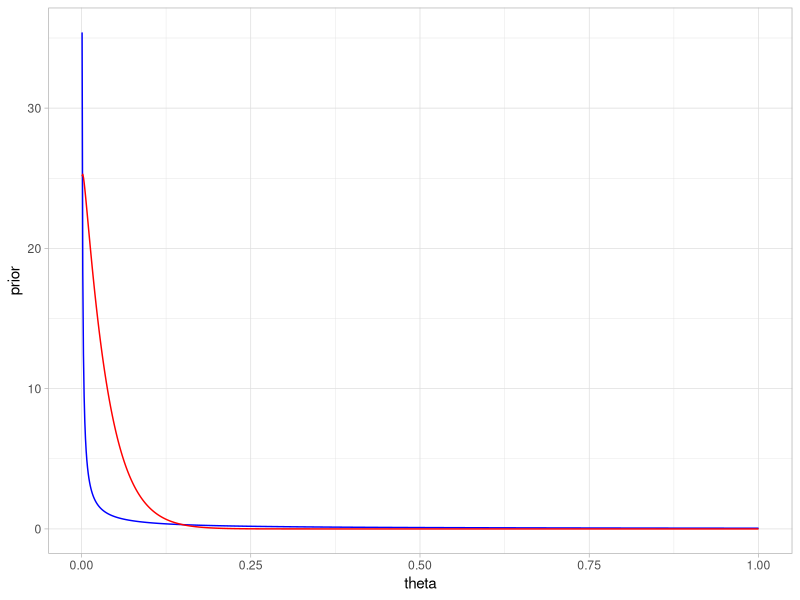

Write the R code that produced this figure. (Note: this script raises an error after producing the figure.)
## ---- chunk 1
library(tidyverse)
## ---- chunk 2
#prior parameters
a <- 0.05
b <- 1

#sufficient statistics
N = 30
Sx = 1

#updated parameters
na = a + Sx
nb = b + N - Sx

#Prior, Likelihood, Posterior

theta = c(1:1000)/1000
prior = dbeta(theta, a, b)
posterior = dbeta(theta, na, nb)

ggplot()+
  geom_line(aes(x = theta, y = prior), col = "blue")+
  geom_line(aes(x = theta, y = posterior), col = "red")+
  theme_light()
## ---- chunk 3
#function to calculate the loss
loss_function <- function(t, c){
  if(c > t){
    l = c-t
  }
  if(c<=t){
    l = 10*(t-c)
  }
  return(l)
}
## ---- chunk 4
#Function to calculate the risk
risk_fun <- function(C, a, b, Sx, N, infinity = 1000){
  lenC <- length(C)
  na <- a+Sx
  nb <- b + N - Sx
  theta = rbeta(infinity, na, nb)
  # risk = c()
  # for(j in 1:lenC){
  #   loss = apply(as.matrix(theta),1,loss_function, C[j])
  #   risk[j] <- mean(loss)
  # }
  loss = apply(as.matrix(theta),1,loss_function,c)
  risk = mean(loss)
  # return(risk)
}
## ---- chunk 5
C <- (1:250)/500
risk <- risk_fun(C,a,b,Sx,N)
best <- C(which.min(risk))

ggplot()+
  geom_line(aes(x = C, y = risk))+
  geom_vline(xintercept = best, color = "red")
## ---- chunk 6
A = (1:19)/20
lenA = length(A)
B = rep(1,lenA)

C = (1:250)/500

RISK = matrix(nrow = lenA)
Best = rep(NA,lenA)

#something is wrong with my risk_fun
for(j in 1:lenA){
  risk = risk_fun(C, A[j],B[j],Sx,N)
  RISK[j,]= risk
  Best[j] = C[which.min(risk)]
}
## ---- chunk 7
Risk = data.frame(risk = as.vector(RISK),
                  a = A,
                  c = rep(C,each = nrow(RISK)))
ggplot(Risk, aes(x = c, y = risk, group = a, color = a))+
  geom_line(alpha = 1, size = .1)+
  theme_bw()+
  ggtitle("Risk function for different values of a")

## ---- chunk 8
N = 30
seqSx = 0:30
optimum = matrix(nrow = 3, ncol = 31)


optimum_fun = function(Sx, a, b, N, infinity = 100){
  C = (1:100)/100
  risk = apply(as.matrix(C),1,risk_fun,a,b,Sx,N,infinity = 200)
  return(C[which,min(risk)])
}
a = .05
b = 1

optimum[1,]=apply(as.matrix(seqSx),1,optimum_fun,a,b,N)
optimum[2,]=seqSx/N
optimum[3,]=.1
## ---- chunk 9
plot(seqSx,optimum[1,],
     col = "blue", type = "l",ylim = c(0,1),
     ylab = "resources allocated",
     xlab = "observed number of diseased cases")
par(new = T)
plot(seqSx,optimum[2,],
     col = "red", type = "l",ylim = c(0,1),
     ylab = "",
     xlab = "")
par(new = T)
plot(seqSx,optimum[3,],
     col = "green", type = "l",ylim = c(0,1),
     ylab = "",
     xlab = "")

legend("topleft", lty = c(1,1,1), col = c("blue", "red", "green"), legend = c("Bayes", "Sample Mean", "Constant"))
## ---- chunk 10
# set seed 
set.seed(123)
# data
sum_x = 1
n = 30
# prior parameters
a = 0.05; b = 1
# posterior parameters
an = a + sum_x
bn = b + n - sum_x
th = seq(0,1,length.out = 100)
like = dbeta(th, sum_x+1,n-sum_x+1)
prior = dbeta(th,a,b)
post = dbeta(th,sum_x+a,n-sum_x+b)
## ---- chunk 11
# compute the loss given theta and c 
loss_function = function(theta, c){
  if (c < theta){
    return(10*abs(theta - c))
  } else{
    return(l = abs(theta - c))
  }
}
## ---- chunk 12
# compute the posterior risk given c 
# s is the number of random draws 
posterior_risk = function(c, a_prior, b_prior, sum_x, n, s = 30000){
  # randow draws from beta distribution 
  a_post = a_prior + sum_x
  b_post = b_prior + n - sum_x
  theta = rbeta(s, a_post, b_post)
  loss <- apply(as.matrix(theta),1,loss_function,c)
  # average values from the loss function
  risk = mean(loss)
}
# a sequence of c in [0, 0.5]
c = seq(0, 0.5, by = 0.01)
post_risk <- apply(as.matrix(c),1,posterior_risk, a, b, sum_x, n)
head(post_risk)
## ---- chunk 13
# plot posterior risk against c 
plot(c, post_risk, type = 'l', col='blue', 
    lwd = 3, ylab ='p(c, x)' )
# minimum of posterior risk occurs at c = 0.08
(c[which.min(post_risk)])
## ---- chunk 14
# set prior
as = c(0.05, 1, 0.05); bs = c(1, 1, 10)
# initialize posterior risk
post_risk = matrix(NA, 3, length(c))
# for each pair of a and b, compute the posterior risks
for (i in 1:3){
  a_prior = as[i]
  b_prior = bs[i]
  
  post_risk[i,] = apply(as.matrix(c), 1, posterior_risk, a_prior, b_prior, sum_x, n)
}
# plot the posterior risk (for each prior setting)
plot(c, post_risk[1,], type = 'l', col='blue', lty = 1, yaxt = "n", ylab = "p(c, x)")
par(new = T)
plot(c, post_risk[2,], type = 'l', col='red', lty = 2, yaxt = "n", ylab = "")
par(new = T)
plot(c, post_risk[3,], type = 'l', lty = 3, yaxt = "n", ylab = "")
legend("bottomright", lty = c(1,2,3), col = c("blue", "red", "black"), 
       legend = c("a = 0.05 b = 1", "a = 1 b = 1", "a = 0.05 b = 5"))
## ---- chunk 15
# find the sum of the x's
sum_xs = seq(0, 30)
# initialize the minimum c
min_c = matrix(NA, 3, length(sum_xs))
# find_optimal_C finds the optimal c under the Bayes procedure
# function of sum of x, parameters for prior, number of observations, and number of random draws 
find_optimal_C <- function(sum_x, a_prior, b_prior, n, s = 500){
  c = seq(0, 1, by = 0.01)
  post_risk =  apply(as.matrix(c), 1, posterior_risk, a_prior, b_prior, sum_x, n, s)
  c[which.min(post_risk)]
}
min_c[1,] = apply(as.matrix(sum_xs), 1, find_optimal_C, a, b, n)
# find optimal c under sample mean
min_c[2,] = (sum_xs)/n
# constant c 
min_c[3,] = 0.1
# plot Bayes procedure, sample mean, and constant 
plot(sum_xs, min_c[1,], col='blue',type = 'o',pch = 16, 
     ylab = "resources allocated", xlab = 'observed number of diseased cases',
     ylim = c(0,1))
par(new = T)
plot(sum_xs, min_c[2,], type = 'o', col='green', 
     pch = 16, ylab = "", xlab = '', ylim = c(0,1))
par(new = T)
plot(sum_xs, min_c[3,], type = 'o',col = 'red',
     pch = 16, ylab = "", xlab = '', ylim = c(0,1))
legend("topleft", lty = c(1,1,1), pch = c(16,16,16),
       col = c("blue", "green", "red"),
       legend = c("Bayes", "Sample mean", "constant"))
## ---- chunk 16
thetas = seq(0, 1, by=0.1)
# frequentist risk for the 3 estimators given a theta
frequentist_risk = function(theta){
  sum_xs = rbinom(100, 30, theta)
  Bayes_optimal = apply(as.matrix(sum_xs), 1, find_optimal_C, a, b, n, s = 100)
  mean_c = sum_xs / 30
  
  loss1 = apply(as.matrix(Bayes_optimal), 1, loss_function, theta = theta)
  loss2 = apply(as.matrix(mean_c), 1, loss_function, theta = theta )
  risk1 = mean(loss1)
  risk2 = mean(loss2)
  risk3 = loss_function(theta, 0.1)
  return(c(risk1, risk2, risk3))
}
# given a sequance a theta, compute frequentist risk for each theta
R = apply(as.matrix(thetas), 1, frequentist_risk)
# plot
plot(thetas, R[1,], col='blue', type = "l", 
     ylab = "frequentist risk", xlab = 'theta',ylim = c(0,1))
par(new = T)
plot(thetas, R[2,], type = 'l', col='green', 
     ylab = "", xlab = '', ylim = c(0,1))
par(new = T)
plot(thetas, R[3,], type = 'l',col = 'red',
     ylab = "", xlab = '', ylim = c(0,1))
legend("topright", lty = c(1,1,1), col = c("blue", "green", "red"),
       legend = c("Bayes", "Sample mean", "constant"))
## ---- chunk 17
# code by Xu Chen
loss <- function(theta, c){
  if (c >= theta) {
    return(c - theta)
  } else {
    return(10*(theta - c))
  }
}
delta1 <- function(x){
  return(rep(0.1,length(x)))
}
delta2 <- function(x){
  return(x/30)
}
delta3 <- function(x, a = 0.05, b = 1){
  a.post <- a + x
  b.post <- b + 30 - x
  c <- seq(0,1,0.01)
  theta <- matrix(rbeta(1e4*length(c), a.post, b.post), 
                  nrow = 1e4, ncol = length(c))
  
  return(c[which.min(sapply(c, function(u) mean(sapply(theta[,as.integer(100*u+1)], loss, c = u))))])
}
risk <- function(theta, c){
  return(sum(dbinom(x = 0:30, size = 30, prob = theta) * sapply(c, loss, theta = theta)))
}
theta.grid <- seq(0,1,0.01)
x <- 0:30
c3 <- sapply(x, delta3)
plot(theta.grid, sapply(theta.grid, risk, c3), 
     ylim = c(0,1), type = 'l', col = 'red', xlab = expression(theta), ylab = 'risk')
c1 <- delta1(x)
points(theta.grid, sapply(theta.grid, risk, c1), 
       ylim = c(0,1), type = 'l')
c2 <- delta2(x)
points(theta.grid, sapply(theta.grid, risk, c2), 
       ylim = c(0,1), type = 'l', col='green')
legend('topright', legend = c('Bayes', 'sample mean', 'constant'), 
       col = c('red', 'green', 'black'), lty = 1)
